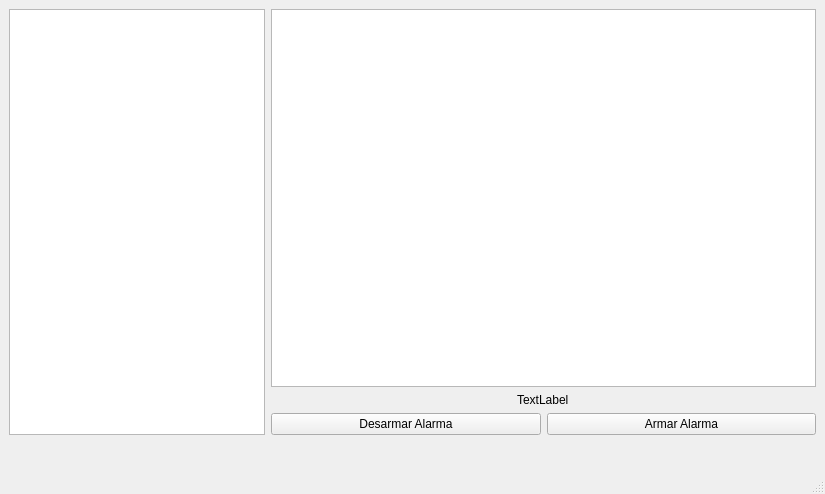
<?xml version="1.0" encoding="UTF-8"?>
<ui version="4.0">
 <class>HouseWindow</class>
 <widget class="QMainWindow" name="HouseWindow">
  <property name="geometry">
   <rect>
    <x>0</x>
    <y>0</y>
    <width>825</width>
    <height>494</height>
   </rect>
  </property>
  <property name="windowTitle">
   <string>MainWindow</string>
  </property>
  <widget class="QWidget" name="centralwidget">
   <property name="maximumSize">
    <size>
     <width>16777215</width>
     <height>444</height>
    </size>
   </property>
   <layout class="QFormLayout" name="formLayout">
    <item row="3" column="1">
     <layout class="QHBoxLayout" name="horizontalLayout">
      <item>
       <layout class="QVBoxLayout" name="verticalLayout">
        <item>
         <layout class="QVBoxLayout" name="verticalLayout_2"/>
        </item>
        <item>
         <widget class="QGraphicsView" name="sirenRegion"/>
        </item>
        <item alignment="Qt::AlignHCenter">
         <widget class="QLabel" name="label">
          <property name="text">
           <string>TextLabel</string>
          </property>
          <property name="wordWrap">
           <bool>false</bool>
          </property>
         </widget>
        </item>
        <item>
         <layout class="QHBoxLayout" name="horizontalLayout_2">
          <item>
           <widget class="QPushButton" name="DisarmButton">
            <property name="text">
             <string>Desarmar Alarma</string>
            </property>
           </widget>
          </item>
          <item>
           <widget class="QPushButton" name="ArmButton">
            <property name="text">
             <string>Armar Alarma</string>
            </property>
           </widget>
          </item>
         </layout>
        </item>
       </layout>
      </item>
     </layout>
    </item>
    <item row="3" column="0">
     <widget class="QGraphicsView" name="houseRegion"/>
    </item>
   </layout>
  </widget>
  <widget class="QMenuBar" name="menubar">
   <property name="geometry">
    <rect>
     <x>0</x>
     <y>0</y>
     <width>825</width>
     <height>25</height>
    </rect>
   </property>
  </widget>
  <widget class="QStatusBar" name="statusbar"/>
 </widget>
 <resources/>
 <connections/>
</ui>
